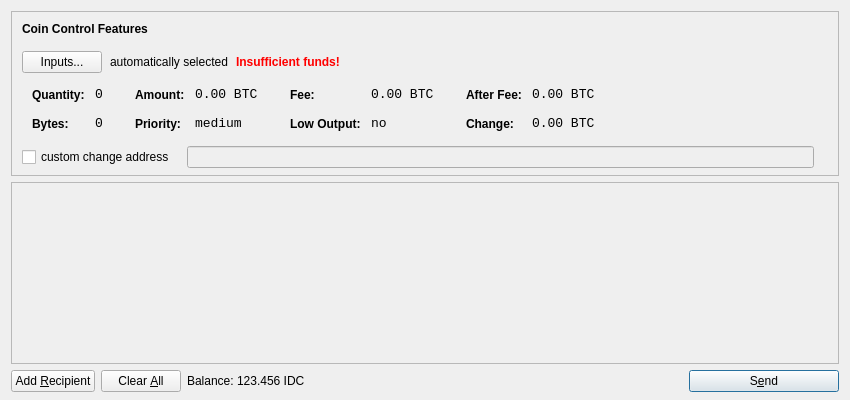
<?xml version="1.0" encoding="UTF-8"?>
<ui version="4.0">
 <class>SendCoinsDialog</class>
 <widget class="QDialog" name="SendCoinsDialog">
  <property name="geometry">
   <rect>
    <x>0</x>
    <y>0</y>
    <width>850</width>
    <height>400</height>
   </rect>
  </property>
  <property name="windowTitle">
   <string>Send Coins</string>
  </property>
  <layout class="QVBoxLayout" name="verticalLayout" stretch="0,1,0">
   <property name="bottomMargin">
    <number>8</number>
   </property>
   <item>
    <widget class="QFrame" name="frameCoinControl">
     <property name="sizePolicy">
      <sizepolicy hsizetype="Expanding" vsizetype="Expanding">
       <horstretch>0</horstretch>
       <verstretch>0</verstretch>
      </sizepolicy>
     </property>
     <property name="maximumSize">
      <size>
       <width>16777215</width>
       <height>16777215</height>
      </size>
     </property>
     <property name="frameShape">
      <enum>QFrame::StyledPanel</enum>
     </property>
     <property name="frameShadow">
      <enum>QFrame::Sunken</enum>
     </property>
     <layout class="QVBoxLayout" name="verticalLayoutCoinControl2">
      <property name="spacing">
       <number>-1</number>
      </property>
      <property name="leftMargin">
       <number>0</number>
      </property>
      <property name="topMargin">
       <number>0</number>
      </property>
      <property name="rightMargin">
       <number>0</number>
      </property>
      <property name="bottomMargin">
       <number>6</number>
      </property>
      <item>
       <layout class="QVBoxLayout" name="verticalLayoutCoinControl" stretch="0,0,0,0,1">
        <property name="spacing">
         <number>0</number>
        </property>
        <property name="leftMargin">
         <number>10</number>
        </property>
        <property name="topMargin">
         <number>10</number>
        </property>
        <item>
         <layout class="QHBoxLayout" name="horizontalLayoutCoinControl1">
          <property name="bottomMargin">
           <number>15</number>
          </property>
          <item>
           <widget class="QLabel" name="labelCoinControlFeatures">
            <property name="sizePolicy">
             <sizepolicy hsizetype="Preferred" vsizetype="Maximum">
              <horstretch>0</horstretch>
              <verstretch>0</verstretch>
             </sizepolicy>
            </property>
            <property name="font">
             <font>
              <weight>75</weight>
              <bold>true</bold>
             </font>
            </property>
            <property name="styleSheet">
             <string notr="true">font-weight:bold;</string>
            </property>
            <property name="text">
             <string>Coin Control Features</string>
            </property>
           </widget>
          </item>
         </layout>
        </item>
        <item>
         <layout class="QHBoxLayout" name="horizontalLayoutCoinControl2" stretch="0,0,0,0">
          <property name="spacing">
           <number>8</number>
          </property>
          <property name="bottomMargin">
           <number>10</number>
          </property>
          <item>
           <widget class="QPushButton" name="pushButtonCoinControl">
            <property name="styleSheet">
             <string notr="true"/>
            </property>
            <property name="text">
             <string>Inputs...</string>
            </property>
           </widget>
          </item>
          <item>
           <widget class="QLabel" name="labelCoinControlAutomaticallySelected">
            <property name="text">
             <string>automatically selected</string>
            </property>
            <property name="margin">
             <number>5</number>
            </property>
           </widget>
          </item>
          <item>
           <widget class="QLabel" name="labelCoinControlInsuffFunds">
            <property name="font">
             <font>
              <weight>75</weight>
              <bold>true</bold>
             </font>
            </property>
            <property name="styleSheet">
             <string notr="true">color:red;font-weight:bold;</string>
            </property>
            <property name="text">
             <string>Insufficient funds!</string>
            </property>
            <property name="margin">
             <number>5</number>
            </property>
           </widget>
          </item>
          <item>
           <spacer name="horizontalSpacerCoinControl">
            <property name="orientation">
             <enum>Qt::Horizontal</enum>
            </property>
            <property name="sizeHint" stdset="0">
             <size>
              <width>40</width>
              <height>1</height>
             </size>
            </property>
           </spacer>
          </item>
         </layout>
        </item>
        <item>
         <widget class="QWidget" name="widgetCoinControl" native="true">
          <property name="sizePolicy">
           <sizepolicy hsizetype="Preferred" vsizetype="Preferred">
            <horstretch>0</horstretch>
            <verstretch>0</verstretch>
           </sizepolicy>
          </property>
          <property name="minimumSize">
           <size>
            <width>0</width>
            <height>0</height>
           </size>
          </property>
          <property name="styleSheet">
           <string notr="true"/>
          </property>
          <layout class="QHBoxLayout" name="horizontalLayoutCoinControl5">
           <property name="margin">
            <number>0</number>
           </property>
           <item>
            <layout class="QHBoxLayout" name="horizontalLayoutCoinControl3" stretch="0,0,0,1">
             <property name="spacing">
              <number>20</number>
             </property>
             <property name="topMargin">
              <number>0</number>
             </property>
             <property name="bottomMargin">
              <number>10</number>
             </property>
             <item>
              <layout class="QFormLayout" name="formLayoutCoinControl1">
               <property name="horizontalSpacing">
                <number>10</number>
               </property>
               <property name="verticalSpacing">
                <number>14</number>
               </property>
               <property name="leftMargin">
                <number>10</number>
               </property>
               <property name="topMargin">
                <number>4</number>
               </property>
               <property name="rightMargin">
                <number>6</number>
               </property>
               <item row="0" column="0">
                <widget class="QLabel" name="labelCoinControlQuantityText">
                 <property name="styleSheet">
                  <string notr="true">font-weight:bold;</string>
                 </property>
                 <property name="text">
                  <string>Quantity:</string>
                 </property>
                 <property name="margin">
                  <number>0</number>
                 </property>
                </widget>
               </item>
               <item row="0" column="1">
                <widget class="QLabel" name="labelCoinControlQuantity">
                 <property name="font">
                  <font>
                   <family>Monospace</family>
                   <pointsize>10</pointsize>
                  </font>
                 </property>
                 <property name="cursor">
                  <cursorShape>IBeamCursor</cursorShape>
                 </property>
                 <property name="contextMenuPolicy">
                  <enum>Qt::ActionsContextMenu</enum>
                 </property>
                 <property name="text">
                  <string notr="true">0</string>
                 </property>
                 <property name="margin">
                  <number>0</number>
                 </property>
                 <property name="textInteractionFlags">
                  <set>Qt::LinksAccessibleByMouse|Qt::TextSelectableByKeyboard|Qt::TextSelectableByMouse</set>
                 </property>
                </widget>
               </item>
               <item row="1" column="0">
                <widget class="QLabel" name="labelCoinControlBytesText">
                 <property name="styleSheet">
                  <string notr="true">font-weight:bold;</string>
                 </property>
                 <property name="text">
                  <string>Bytes:</string>
                 </property>
                </widget>
               </item>
               <item row="1" column="1">
                <widget class="QLabel" name="labelCoinControlBytes">
                 <property name="font">
                  <font>
                   <family>Monospace</family>
                   <pointsize>10</pointsize>
                  </font>
                 </property>
                 <property name="cursor">
                  <cursorShape>IBeamCursor</cursorShape>
                 </property>
                 <property name="contextMenuPolicy">
                  <enum>Qt::ActionsContextMenu</enum>
                 </property>
                 <property name="text">
                  <string notr="true">0</string>
                 </property>
                 <property name="textInteractionFlags">
                  <set>Qt::LinksAccessibleByMouse|Qt::TextSelectableByKeyboard|Qt::TextSelectableByMouse</set>
                 </property>
                </widget>
               </item>
              </layout>
             </item>
             <item>
              <layout class="QFormLayout" name="formLayoutCoinControl2">
               <property name="horizontalSpacing">
                <number>10</number>
               </property>
               <property name="verticalSpacing">
                <number>14</number>
               </property>
               <property name="leftMargin">
                <number>6</number>
               </property>
               <property name="topMargin">
                <number>4</number>
               </property>
               <property name="rightMargin">
                <number>6</number>
               </property>
               <item row="0" column="0">
                <widget class="QLabel" name="labelCoinControlAmountText">
                 <property name="styleSheet">
                  <string notr="true">font-weight:bold;</string>
                 </property>
                 <property name="text">
                  <string>Amount:</string>
                 </property>
                 <property name="margin">
                  <number>0</number>
                 </property>
                </widget>
               </item>
               <item row="0" column="1">
                <widget class="QLabel" name="labelCoinControlAmount">
                 <property name="font">
                  <font>
                   <family>Monospace</family>
                   <pointsize>10</pointsize>
                  </font>
                 </property>
                 <property name="cursor">
                  <cursorShape>IBeamCursor</cursorShape>
                 </property>
                 <property name="contextMenuPolicy">
                  <enum>Qt::ActionsContextMenu</enum>
                 </property>
                 <property name="text">
                  <string notr="true">0.00 BTC</string>
                 </property>
                 <property name="textInteractionFlags">
                  <set>Qt::LinksAccessibleByMouse|Qt::TextSelectableByKeyboard|Qt::TextSelectableByMouse</set>
                 </property>
                </widget>
               </item>
               <item row="1" column="0">
                <widget class="QLabel" name="labelCoinControlPriorityText">
                 <property name="styleSheet">
                  <string notr="true">font-weight:bold;</string>
                 </property>
                 <property name="text">
                  <string>Priority:</string>
                 </property>
                </widget>
               </item>
               <item row="1" column="1">
                <widget class="QLabel" name="labelCoinControlPriority">
                 <property name="font">
                  <font>
                   <family>Monospace</family>
                   <pointsize>10</pointsize>
                  </font>
                 </property>
                 <property name="cursor">
                  <cursorShape>IBeamCursor</cursorShape>
                 </property>
                 <property name="contextMenuPolicy">
                  <enum>Qt::ActionsContextMenu</enum>
                 </property>
                 <property name="text">
                  <string>medium</string>
                 </property>
                 <property name="textInteractionFlags">
                  <set>Qt::LinksAccessibleByMouse|Qt::TextSelectableByKeyboard|Qt::TextSelectableByMouse</set>
                 </property>
                </widget>
               </item>
              </layout>
             </item>
             <item>
              <layout class="QFormLayout" name="formLayoutCoinControl3">
               <property name="horizontalSpacing">
                <number>10</number>
               </property>
               <property name="verticalSpacing">
                <number>14</number>
               </property>
               <property name="leftMargin">
                <number>6</number>
               </property>
               <property name="topMargin">
                <number>4</number>
               </property>
               <property name="rightMargin">
                <number>6</number>
               </property>
               <item row="0" column="0">
                <widget class="QLabel" name="labelCoinControlFeeText">
                 <property name="styleSheet">
                  <string notr="true">font-weight:bold;</string>
                 </property>
                 <property name="text">
                  <string>Fee:</string>
                 </property>
                 <property name="margin">
                  <number>0</number>
                 </property>
                </widget>
               </item>
               <item row="0" column="1">
                <widget class="QLabel" name="labelCoinControlFee">
                 <property name="font">
                  <font>
                   <family>Monospace</family>
                   <pointsize>10</pointsize>
                  </font>
                 </property>
                 <property name="cursor">
                  <cursorShape>IBeamCursor</cursorShape>
                 </property>
                 <property name="contextMenuPolicy">
                  <enum>Qt::ActionsContextMenu</enum>
                 </property>
                 <property name="text">
                  <string notr="true">0.00 BTC</string>
                 </property>
                 <property name="textInteractionFlags">
                  <set>Qt::LinksAccessibleByMouse|Qt::TextSelectableByKeyboard|Qt::TextSelectableByMouse</set>
                 </property>
                </widget>
               </item>
               <item row="1" column="0">
                <widget class="QLabel" name="labelCoinControlLowOutputText">
                 <property name="styleSheet">
                  <string notr="true">font-weight:bold;</string>
                 </property>
                 <property name="text">
                  <string>Low Output:</string>
                 </property>
                </widget>
               </item>
               <item row="1" column="1">
                <widget class="QLabel" name="labelCoinControlLowOutput">
                 <property name="font">
                  <font>
                   <family>Monospace</family>
                   <pointsize>10</pointsize>
                  </font>
                 </property>
                 <property name="cursor">
                  <cursorShape>IBeamCursor</cursorShape>
                 </property>
                 <property name="contextMenuPolicy">
                  <enum>Qt::ActionsContextMenu</enum>
                 </property>
                 <property name="text">
                  <string>no</string>
                 </property>
                 <property name="textInteractionFlags">
                  <set>Qt::LinksAccessibleByMouse|Qt::TextSelectableByKeyboard|Qt::TextSelectableByMouse</set>
                 </property>
                </widget>
               </item>
              </layout>
             </item>
             <item>
              <layout class="QFormLayout" name="formLayoutCoinControl4">
               <property name="horizontalSpacing">
                <number>10</number>
               </property>
               <property name="verticalSpacing">
                <number>14</number>
               </property>
               <property name="leftMargin">
                <number>6</number>
               </property>
               <property name="topMargin">
                <number>4</number>
               </property>
               <property name="rightMargin">
                <number>6</number>
               </property>
               <item row="0" column="0">
                <widget class="QLabel" name="labelCoinControlAfterFeeText">
                 <property name="styleSheet">
                  <string notr="true">font-weight:bold;</string>
                 </property>
                 <property name="text">
                  <string>After Fee:</string>
                 </property>
                 <property name="margin">
                  <number>0</number>
                 </property>
                </widget>
               </item>
               <item row="0" column="1">
                <widget class="QLabel" name="labelCoinControlAfterFee">
                 <property name="font">
                  <font>
                   <family>Monospace</family>
                   <pointsize>10</pointsize>
                  </font>
                 </property>
                 <property name="cursor">
                  <cursorShape>IBeamCursor</cursorShape>
                 </property>
                 <property name="contextMenuPolicy">
                  <enum>Qt::ActionsContextMenu</enum>
                 </property>
                 <property name="text">
                  <string notr="true">0.00 BTC</string>
                 </property>
                 <property name="textInteractionFlags">
                  <set>Qt::LinksAccessibleByMouse|Qt::TextSelectableByKeyboard|Qt::TextSelectableByMouse</set>
                 </property>
                </widget>
               </item>
               <item row="1" column="0">
                <widget class="QLabel" name="labelCoinControlChangeText">
                 <property name="styleSheet">
                  <string notr="true">font-weight:bold;</string>
                 </property>
                 <property name="text">
                  <string>Change:</string>
                 </property>
                </widget>
               </item>
               <item row="1" column="1">
                <widget class="QLabel" name="labelCoinControlChange">
                 <property name="font">
                  <font>
                   <family>Monospace</family>
                   <pointsize>10</pointsize>
                  </font>
                 </property>
                 <property name="cursor">
                  <cursorShape>IBeamCursor</cursorShape>
                 </property>
                 <property name="contextMenuPolicy">
                  <enum>Qt::ActionsContextMenu</enum>
                 </property>
                 <property name="text">
                  <string notr="true">0.00 BTC</string>
                 </property>
                 <property name="textInteractionFlags">
                  <set>Qt::LinksAccessibleByMouse|Qt::TextSelectableByKeyboard|Qt::TextSelectableByMouse</set>
                 </property>
                </widget>
               </item>
              </layout>
             </item>
            </layout>
           </item>
          </layout>
         </widget>
        </item>
        <item>
         <layout class="QHBoxLayout" name="horizontalLayoutCoinControl4" stretch="0,0,0">
          <property name="spacing">
           <number>12</number>
          </property>
          <property name="sizeConstraint">
           <enum>QLayout::SetDefaultConstraint</enum>
          </property>
          <property name="topMargin">
           <number>5</number>
          </property>
          <property name="rightMargin">
           <number>5</number>
          </property>
          <item>
           <widget class="QCheckBox" name="checkBoxCoinControlChange">
            <property name="text">
             <string>custom change address</string>
            </property>
           </widget>
          </item>
          <item>
           <widget class="QLineEdit" name="lineEditCoinControlChange">
            <property name="enabled">
             <bool>false</bool>
            </property>
            <property name="sizePolicy">
             <sizepolicy hsizetype="Expanding" vsizetype="Fixed">
              <horstretch>0</horstretch>
              <verstretch>0</verstretch>
             </sizepolicy>
            </property>
           </widget>
          </item>
          <item>
           <widget class="QLabel" name="labelCoinControlChangeLabel">
            <property name="sizePolicy">
             <sizepolicy hsizetype="Preferred" vsizetype="Expanding">
              <horstretch>0</horstretch>
              <verstretch>0</verstretch>
             </sizepolicy>
            </property>
            <property name="minimumSize">
             <size>
              <width>0</width>
              <height>0</height>
             </size>
            </property>
            <property name="text">
             <string/>
            </property>
            <property name="margin">
             <number>3</number>
            </property>
           </widget>
          </item>
         </layout>
        </item>
        <item>
         <spacer name="verticalSpacerCoinControl">
          <property name="orientation">
           <enum>Qt::Vertical</enum>
          </property>
          <property name="sizeHint" stdset="0">
           <size>
            <width>800</width>
            <height>1</height>
           </size>
          </property>
         </spacer>
        </item>
       </layout>
      </item>
     </layout>
    </widget>
   </item>
   <item>
    <widget class="QScrollArea" name="scrollArea">
     <property name="widgetResizable">
      <bool>true</bool>
     </property>
     <widget class="QWidget" name="scrollAreaWidgetContents">
      <property name="geometry">
       <rect>
        <x>0</x>
        <y>0</y>
        <width>830</width>
        <height>165</height>
       </rect>
      </property>
      <layout class="QVBoxLayout" name="verticalLayout_2">
       <property name="margin">
        <number>0</number>
       </property>
       <item>
        <layout class="QVBoxLayout" name="entries">
         <property name="spacing">
          <number>6</number>
         </property>
        </layout>
       </item>
       <item>
        <spacer name="verticalSpacer">
         <property name="orientation">
          <enum>Qt::Vertical</enum>
         </property>
         <property name="sizeHint" stdset="0">
          <size>
           <width>20</width>
           <height>40</height>
          </size>
         </property>
        </spacer>
       </item>
      </layout>
     </widget>
    </widget>
   </item>
   <item>
    <layout class="QHBoxLayout" name="horizontalLayout">
     <item>
      <widget class="QPushButton" name="addButton">
       <property name="toolTip">
        <string>Send to multiple recipients at once</string>
       </property>
       <property name="text">
        <string>Add &amp;Recipient</string>
       </property>
       <property name="icon">
        <iconset resource="../bitcoin.qrc">
         <normaloff>:/icons/add</normaloff>:/icons/add</iconset>
       </property>
       <property name="autoDefault">
        <bool>false</bool>
       </property>
      </widget>
     </item>
     <item>
      <widget class="QPushButton" name="clearButton">
       <property name="sizePolicy">
        <sizepolicy hsizetype="Minimum" vsizetype="Fixed">
         <horstretch>0</horstretch>
         <verstretch>0</verstretch>
        </sizepolicy>
       </property>
       <property name="toolTip">
        <string>Remove all transaction fields</string>
       </property>
       <property name="text">
        <string>Clear &amp;All</string>
       </property>
       <property name="icon">
        <iconset resource="../bitcoin.qrc">
         <normaloff>:/icons/remove</normaloff>:/icons/remove</iconset>
       </property>
       <property name="autoRepeatDelay">
        <number>300</number>
       </property>
       <property name="autoDefault">
        <bool>false</bool>
       </property>
      </widget>
     </item>
     <item>
      <layout class="QHBoxLayout" name="horizontalLayout_2">
       <property name="spacing">
        <number>3</number>
       </property>
       <item>
        <widget class="QLabel" name="label">
         <property name="text">
          <string>Balance:</string>
         </property>
        </widget>
       </item>
       <item>
        <widget class="QLabel" name="labelBalance">
         <property name="cursor">
          <cursorShape>IBeamCursor</cursorShape>
         </property>
         <property name="text">
          <string>123.456 IDC</string>
         </property>
         <property name="textInteractionFlags">
          <set>Qt::LinksAccessibleByMouse|Qt::TextSelectableByKeyboard|Qt::TextSelectableByMouse</set>
         </property>
        </widget>
       </item>
      </layout>
     </item>
     <item>
      <spacer name="horizontalSpacer">
       <property name="orientation">
        <enum>Qt::Horizontal</enum>
       </property>
       <property name="sizeHint" stdset="0">
        <size>
         <width>40</width>
         <height>20</height>
        </size>
       </property>
      </spacer>
     </item>
     <item>
      <widget class="QPushButton" name="sendButton">
       <property name="minimumSize">
        <size>
         <width>150</width>
         <height>0</height>
        </size>
       </property>
       <property name="toolTip">
        <string>Confirm the send action</string>
       </property>
       <property name="text">
        <string>S&amp;end</string>
       </property>
       <property name="icon">
        <iconset resource="../bitcoin.qrc">
         <normaloff>:/icons/send</normaloff>:/icons/send</iconset>
       </property>
       <property name="default">
        <bool>true</bool>
       </property>
      </widget>
     </item>
    </layout>
   </item>
  </layout>
 </widget>
 <resources>
  <include location="../bitcoin.qrc"/>
 </resources>
 <connections/>
</ui>
